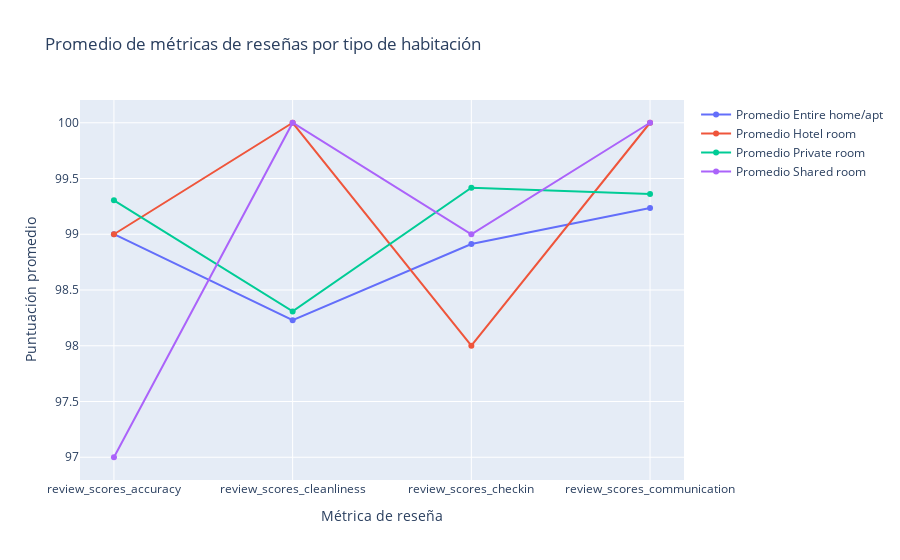

Notebook cell for this chart:
### Markdown cell above
### Selección del 25% de los casos mejor puntuados

### Code cell
import plotly.graph_objects as go

fig = go.Figure()

room_types = top_25_percent_reviews['room_type'].unique()
score_columns = ['review_scores_accuracy', 'review_scores_cleanliness', 'review_scores_checkin', 'review_scores_communication']

for room in room_types:
    subset = top_25_percent_reviews[top_25_percent_reviews['room_type'] == room]
    mean_scores = subset[score_columns].mean()
    fig.add_trace(go.Scatter(
        x=score_columns,
        y=mean_scores.values,
        mode='markers+lines',
        name=f'Promedio {room}'
    ))

fig.update_layout(
    title='Promedio de métricas de reseñas por tipo de habitación',
    yaxis_title='Puntuación promedio',
    xaxis_title='Métrica de reseña'
)

fig.show()

### Figure 1 — Plotly figure (JSON) as saved in the notebook; plotly's stock layout.template omitted (floating-point values rounded to 4 significant figures)
{"data": [{"mode": "markers+lines", "name": "Promedio Entire home/apt", "type": "scatter", "x": ["review_scores_accuracy", "review_scores_cleanliness", "review_scores_checkin", "review_scores_communication"], "y": [99.0, 98.23, 98.91, 99.24]}, {"mode": "markers+lines", "name": "Promedio Hotel room", "type": "scatter", "x": ["review_scores_accuracy", "review_scores_cleanliness", "review_scores_checkin", "review_scores_communication"], "y": [99.0, 100.0, 98.0, 100.0]}, {"mode": "markers+lines", "name": "Promedio Private room", "type": "scatter", "x": ["review_scores_accuracy", "review_scores_cleanliness", "review_scores_checkin", "review_scores_communication"], "y": [99.3, 98.31, 99.42, 99.36]}, {"mode": "markers+lines", "name": "Promedio Shared room", "type": "scatter", "x": ["review_scores_accuracy", "review_scores_cleanliness", "review_scores_checkin", "review_scores_communication"], "y": [97.0, 100.0, 99.0, 100.0]}], "layout": {"title": {"text": "Promedio de métricas de reseñas por tipo de habitación"}, "xaxis": {"title": {"text": "Métrica de reseña"}}, "yaxis": {"title": {"text": "Puntuación promedio"}}}}
